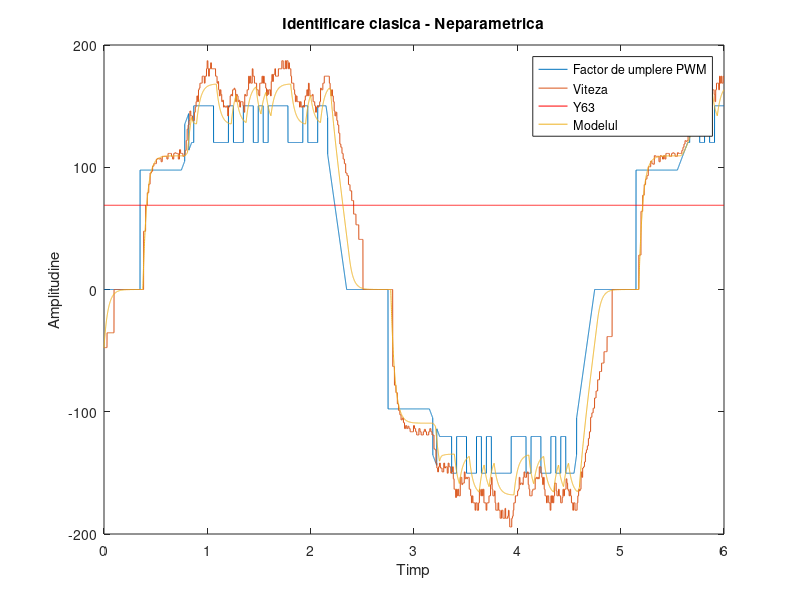
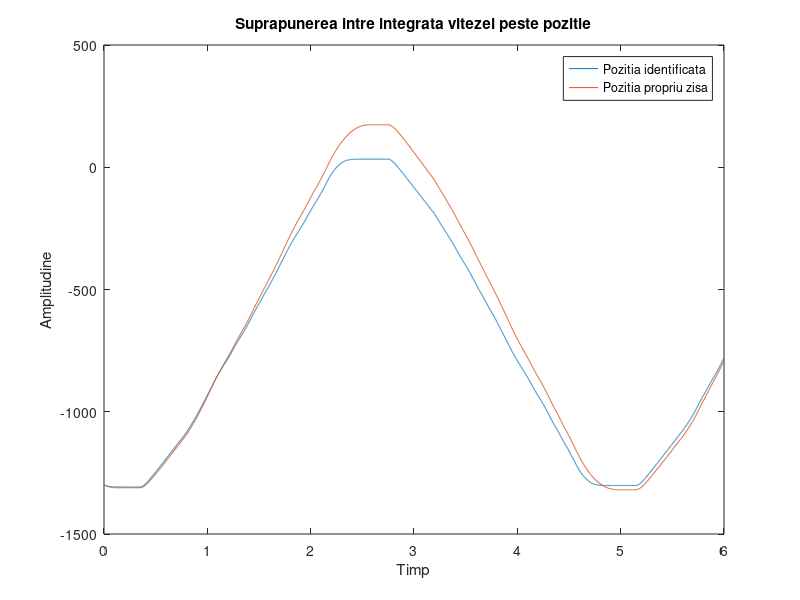

Recreate these plots in MATLAB, in order. (Note: this script raises an error after producing the figures.)
data = load('cigan.mat');
%% 
t = data.cigan.X.Data';
u = data.cigan.Y(:, 3).Data';
w = data.cigan.Y(:, 2).Data';
poz = data.cigan.Y(:, 1).Data';

plot(t, [200*u, w]); hold on;
xlabel('Timp');
ylabel('Amplitudine');

%% 

i3 = 7434;
i4 = 7687;

ust = mean(u(i3:i4));
yst = mean(w(i3:i4));

K = yst / ust;
y63 = 0.63*yst;

plot(t, y63*ones(1, length(t)), 'r');
xlabel('Timp');
ylabel('Amplitudine');

i5 = 7189;
i6 = 7242;
T = t(i6) - t(i5);

Tm_i7 = 7151;
Tm_i8 = 7188; 

Tau_m = t(Tm_i8) - t(Tm_i7);

nidx = round(Tau_m / (t(12)-t(11)));
u_new = [u(1)*ones(nidx,1); u(1:length(u)-nidx)];

A = -1/T;
B = K/T; 
C = 1;
D = 0;
sysOne = ss(A,B,C,D);
ysimOne = lsim(sysOne, u_new-u_new(1), t, w(1));

plot(t, ysimOne);
title('Identificare clasica - Neparametrica');
legend('Factor de umplere PWM', 'Viteza', 'Y63', 'Modelul');
xlabel('Timp');
ylabel('Amplitudine');

J = sqrt(1/length(w)*sum((w-ysimOne ).^2))
eMPN = norm(w-ysimOne)/norm(w-mean(w))

%% viteza - pozitie neparametrica

i8 = 7434;
i9 = 7687;

K_poz = (poz(i9)-poz(i8))/(mean(w(i8:i9))*(t(i9)-t(i8)));

A1 = [-1/T 0; K_poz 0];
B1 = [K/T; 0];
C1 = [1 0 ; 0 1];
D1 = [0; 0];

sysTwo = ss(A1, B1, C1, D1);
ysimTwo = lsim(sysTwo , u, t, [w(1), poz(1)]);
ysimTwo = ysimTwo(:,2);

figure
plot(t, ysimTwo, t, poz), 
title("Suprapunerea intre integrata vitezei peste pozitie")
legend('Pozitia identificata', 'Pozitia propriu zisa')
xlabel('Timp');
ylabel('Amplitudine');

eMPN_pozitie = norm(poz - ysimTwo) / norm(poz - mean(poz))

%% Functia de transfer cu timp mort

Hs = tf(K, [T, 1], 'IODelay', Tau_m);

%% Preluare date din grafic

u = double(u);
t = double(t);
w = double(w);
poz = double(poz);

i1 = 1155;
i2 = 3058;
i3 = 4475;
i4 = 6208;
pas = 8;

t_id = u(i1:pas:i2);
u_id = u(i1:pas:i2);
w_id = w(i1:pas:i2);
p_id = poz(i1:pas:i2);

t_vd = u(i3:pas:i4);
u_vd = u(i3:pas:i4);
w_vd = w(i3:pas:i4);
p_vd = poz(i3:pas:i4);

Te = pas * (t(5) - t(4));
data_id = iddata(w_id, u_id, Te);
data_vd = iddata(w_vd, u_vd, Te);

%% Autocorelatie Intrare-Viteza cu ARMAX
sys_armax = armax(data_id, [1, 1, 1, 1]); % inclus gradul mort

% Scoatem functia de transfer
Hw_armax_viteza = tf(sys_armax.B, sys_armax.A, Te, 'variable', 'z^-1');
Hw_armax_viteza_continuu = d2c(Hw_armax_viteza, 'zoh');

K = 3172 / 12.97;
T = 1 / 12.97;

Hfinal = tf(K, [T, 1]);

A = -1/T;
B = K/T; 
C = 1;
D = 0;

sysOne = ss(A,B,C,D);
ysim = lsim(sysOne, u_new, t, w(1));

eMPN = norm(w-ysim)/norm(w-mean(w));

plot(t, [w, ysim]);
legend('Viteza propriu zisa', 'Viteza identificata')
xlabel('Timp');
ylabel('Amplitudine');

% Plotare
figure;
subplot(1, 2, 1)
compare(data_vd, sys_armax)
title('Compare Viteza-Intrare cu ARMAX');
subplot(1, 2, 2)
resid(data_vd, sys_armax)
title('Resid Viteza-Intrare cu ARMAX');

%% Intercorelatie / XCorelatie Intrare-Viteza cu iv4

sys_iv4 = iv4(data_id, [1, 1, 1]);

% Scoatem functia de transfer
Hw_iv4_viteza = tf(sys_iv4.B, sys_iv4.A, Te, 'variable', 'z^-1');
Hw_iv4_viteza_continuu = d2c(Hw_iv4_viteza, 'zoh');

K = 5210 / 21.4;
T = 1 / 21.4;
HFinal2 = tf(K, [T, 1]);

A = -1/T;
B = K/T; 
C = 1;
D = 0;

sysTwo = ss(A,B,C,D);
ysim = lsim(sysTwo, u_new, t, w(1));

eMPN = norm(w-ysim)/norm(w-mean(w));

plot(t, [w, ysim]);
legend('Viteza propriu zisa', 'Viteza identificata')
xlabel('Timp');
ylabel('Amplitudine');

% Plotare
figure;
subplot(1, 2, 1)
compare(data_vd, sys_iv4)
title('Compare intrare-viteza cu iv4');
subplot(1, 2, 2)
resid(data_vd, sys_iv4)
title('Resid intrare-viteza cu iv4');

%% Autocorelatie Viteza-Pozitie cu ARX

data_id_poz_vit = iddata(p_id, w_id, Te);
data_vd_poz_vit = iddata(p_vd, w_vd, Te);

sys_armax_poz_vit = arx(data_id_poz_vit, [1, 1, 0]);

% Scoatem functia de transfer
Hw_armax_pozitie_viteza = tf(sys_armax_poz_vit.B, sys_armax_poz_vit.A, Te, 'variable', 'z^-1');
Hw_armax_pozitie_viteza_continuu = tf(0.02841 / Te, [1, 0]);

A = 0;
B = 4.932;
C = 1;
D = 0;

sysThree = ss(A,B,C,D);
ysim = lsim(sysThree, w, t, poz(1));

plot(t, [poz, ysim]);
legend('Pozitia propriu zisa', 'Pozitia identificata')
xlabel('Timp');
ylabel('Amplitudine');

eMPN = norm(poz-ysim)/norm(poz-mean(poz));

% Plotare
figure;
subplot(1, 2, 1)
compare(data_vd_poz_vit, sys_armax_poz_vit)
title('Compare Pozitie-Viteza cu ARMAX');
subplot(1, 2, 2)
resid(data_vd_poz_vit, sys_armax_poz_vit)
title('Resid Pozitie-Viteza cu ARMAX');

%% Intercorelatie / XCorelatie Viteza-Pozitie cu OE

data_id_poz_vit = iddata(p_id, w_id, Te);
data_vd_poz_vit = iddata(p_vd, w_vd, Te);
sys_oe_poz_vit = oe(data_id_poz_vit, [1, 1, 0]); % inclus gradul mort

% Scoatem functia de transfer
Hw_oe_pozitie_viteza = tf(sys_oe_poz_vit.B, sys_oe_poz_vit.F, Te, 'variable', 'z^-1');
Hw_armax_pozitie_viteza_continuu = tf(0.02841 / Te, [1, 0]);

A = 0;
B = 4.932;
C = 1;
D = 0;

sysThree = ss(A,B,C,D);
ysim = lsim(sysThree, w, t, poz(1));

plot(t, [poz, ysim]);
legend('Pozitia propriu zisa', 'Pozitia identificata')
xlabel('Timp');
ylabel('Amplitudine');

eMPN = norm(poz-ysim)/norm(poz-mean(poz));

% Plotare
figure;
subplot(1, 2, 1)
compare(data_vd_poz_vit, sys_oe_poz_vit)
title('Compare Pozitie-Viteza cu OE');
subplot(1, 2, 2)
resid(data_vd_poz_vit, sys_oe_poz_vit)
title('Resid Pozitie-Viteza cu OE');